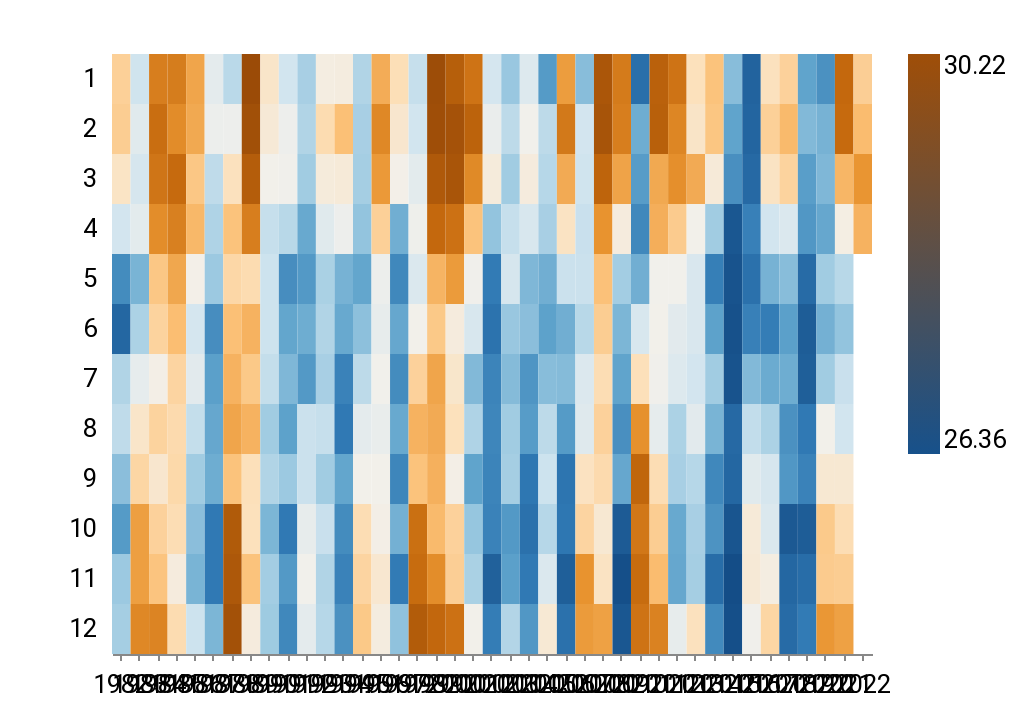

Write notebook code for a chart like this one.
### Markdown cell above
### trying to make a heatmap

### Code cell
heatmap = (
    alt.Chart(pt_processed)
    .mark_rect()
    .encode(
        x=alt.X(
            "year:O",
            axis=alt.Axis(title=""),
        ),
        y=alt.Y(
            "month:O",
            axis=alt.Axis(title=""),
        ),
        color=alt.Color(
            ("NINO4"),
            title="",
            scale=alt.Scale(scheme="blueorange", reverse=True),
            legend=alt.Legend(type="gradient"),
        ),
    )
).properties(
    width=380,
    height=300,
    title=f" ",
)
heatmap.display()

### Figure 1 — Vega-Lite specification as saved in the notebook (floating-point values rounded to 4 significant figures; data arrays with more than 128 entries replaced by an {"elided": "..."} marker saying what was removed)
{"config": {"view": {"width": 800, "height": 450, "strokeOpacity": 0}, "background": "#ffffff", "title": {"anchor": "start", "font": "Summit Sans", "fontColor": "palette[\"black\"]", "fontSize": 18, "fontWeight": "normal"}, "arc": {"fill": "#00d4d8"}, "area": {"fill": "#00d4d8"}, "line": {"stroke": "#00d4d8", "strokeWidth": 3}, "path": {"stroke": "#00d4d8"}, "rect": {"fill": "#00d4d8"}, "shape": {"stroke": "#00d4d8"}, "bar": {"fill": "#00d4d8"}, "point": {"stroke": "#00d4d8"}, "symbol": {"fill": "#00d4d8", "size": 30}, "axis": {"titleFont": "Roboto", "titleFontSize": 15, "titleFontWeight": "normal", "labelFont": "Roboto, sans", "labelFontSize": 13, "labelFontWeight": "normal"}, "axisX": {"labelAngle": 0, "labelPadding": 6, "tickSize": 3, "grid": false}, "axisY": {"labelBaseline": "middle", "maxExtent": 45, "minExtent": 45, "titleAlign": "left", "titleAngle": 0, "titleX": -45, "titleY": -11, "domainOpacity": 0, "gridWidth": 0.6, "gridColor": "#dddddd", "offset": 6, "tickSize": 0, "titleColor": "#767676"}, "legend": {"titleFont": "Roboto", "titleFontSize": 15, "titleFontWeight": "normal", "symbolType": "square", "labelFont": "Roboto, sans", "labelFontSize": 13}, "range": {"category": ["#005f66", "#e37e2d", "#d64a3b", "#76b0ef", "#c1bc40"], "diverging": ["#e68a4f", "#f4bb6a", "#f9e39c", "#dadfe2", "#a6b7c6", "#849eae"], "heatmap": ["#7ff6f6", "#00eeef", "#00d4d8", "#00abb2", "#00848b", "#fbf2c7", "#00363d"], "ordinal": ["#7ff6f6", "#00eeef", "#00d4d8", "#00abb2", "#00848b", "#fbf2c7", "#00363d"], "ramp": ["#7ff6f6", "#00eeef", "#00d4d8", "#00abb2", "#00848b", "#fbf2c7", "#00363d"]}}, "data": {"name": "data-b8b3041e7bd5de5f93559e6d8be22e96"}, "mark": "rect", "encoding": {"color": {"field": "NINO4", "legend": {"type": "gradient"}, "scale": {"reverse": true, "scheme": "blueorange"}, "title": "", "type": "nominal"}, "x": {"axis": {"title": ""}, "field": "year", "type": "ordinal"}, "y": {"axis": {"title": ""}, "field": "month", "type": "ordinal"}}, "height": 300, "title": " ", "width": 380, "$schema": "https://vega.github.io/schema/vega-lite/v4.17.0.json", "datasets": {"data-b8b3041e7bd5de5f93559e6d8be22e96": {"elided": "484 records"}}}
